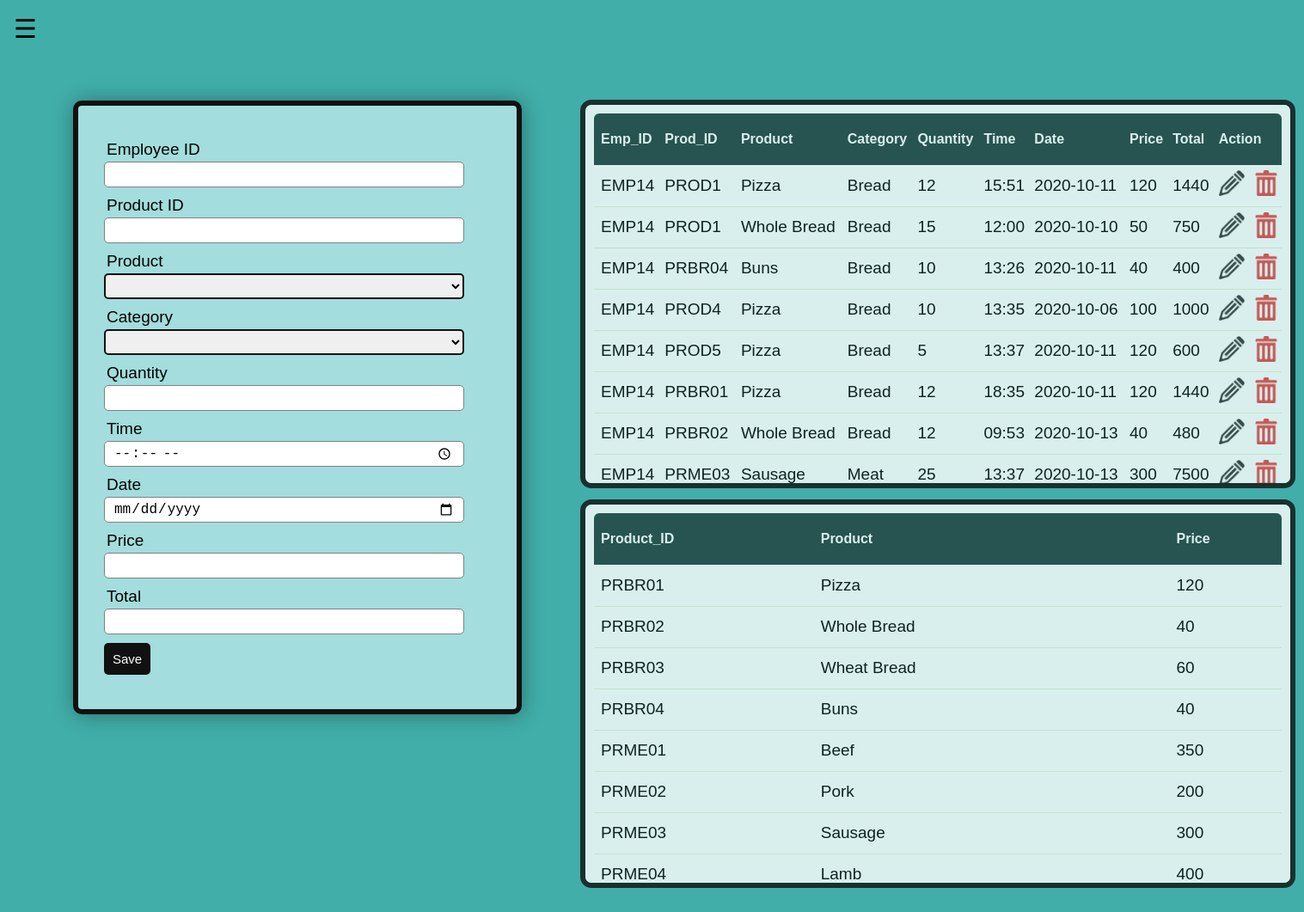
The app's page /Inventory/InventorySup.php with its own data.
### tables this page shows
CREATE TABLE `inventory` (
  `id` int(11) NOT NULL,
  `Emp_ID` varchar(60) NOT NULL,
  `Product_ID` varchar(60) NOT NULL,
  `Product` varchar(60) NOT NULL,
  `Product_Cat` varchar(60) NOT NULL,
  `Quantity` int(50) NOT NULL,
  `Time` varchar(60) NOT NULL,
  `Date` varchar(60) NOT NULL,
  `Price` int(50) NOT NULL,
  `Total` int(50) NOT NULL
);

CREATE TABLE `product` (
  `id` int(11) NOT NULL,
  `Product_ID` varchar(50) NOT NULL,
  `Product` varchar(50) NOT NULL,
  `Price` varchar(50) NOT NULL
);

### Inventory/InventoryServerSup.php (called while the page is built, shortened)
<?php
        $Product_ID = "";
        $Product = "";
        $Product_Cat = "";
        $quantity = "";
        $time = "";
        $date = "";
        $Price = "";
        $Total = "";
        $edit_state = false;
        $db = mysqli_connect('localhost','root', '', 'infosec');
        $results = mysqli_query($db, "SELECT * FROM inventory");
        $Product_List = mysqli_query($db, "SELECT * FROM product");
?>

### Inventory/InventorySup.php (the view, shortened to what this page needs)
<?php include('InventoryServerSup.php');
?>
<!DOCTYPE html>
<html lang="en">
<head>
    <link rel="stylesheet" type="text/css" href="style.css">
    <link rel="stylesheet" type="text/css" href="../SuperAdmin/SupAdmin.css">
</head>
<body oncontextmenu = "return false;">
    <div id="main">
        <span style="font-size:30px;cursor:pointer" onclick="openNav()">&#9776;</span>
    </div>
    <form method="post" action="InventoryServerSup.php" autocomplete="off">
        <div class="input-group">
            <label>Employee ID</label>
            <input type="text" class="border" name="Emp_ID" value="<?php echo $_SESSION['SuperAdminUser']; ?>" required readonly>
        </div>
        <div class="input-group">
            <label>Product ID</label>
            <input type="text" class="border" name="Product_ID" maxlength="35" onKeyPress="return blockSpecialChar(event)" value="<?php echo $Product_ID; ?>" required>
        </div>
        <div class="input-group">
            <label>Product</label>
            <select class="border" name="Product" maxlength="35" onKeyPress="return blockSpecialChar(event)" value="<?php echo $Product; ?>" required>
            <option></option>
            <option>Pizza</option>
            </select>
        </div>
        <div class="input-group">
            <label>Category</label>
            <select class="border" name="Product_Cat" maxlength="35" onKeyPress="return blockSpecialChar(event)" value="<?php echo $Product_Cat; ?>" required>
            <option></option>
            <option>Bread</option>
            </select>
        </div>
        <div class="input-group">
            <label>Quantity</label>
            <input type="number" class="border" name="Quantity" onKeyPress="if(this.value.length==6) return false" value="<?php echo $quantity; ?>" required>
        </div>
        <div class="input-group">
            <label>Time</label>
            <input type="time" class="border" name="Time" value="<?php echo $time; ?>" required>
        </div>
        <div class="input-group">
            <label>Date</label>
            <input type="date" class="border" name="Date" value="<?php echo $date; ?>" required>
        </div>
        <div class="input-group">
            <label>Price</label>
            <input type="number" class="border" name="Price" maxlength="35" onKeyPress="return blockSpecialChar(event)" value="<?php echo $Price; ?>" required>
        </div>
        <div class="input-group">
            <label>Total</label>
            <input type="number" class="border" name="Total" maxlength="35" onKeyPress="return blockSpecialChar(event)" value="<?php echo $Total; ?>" required readonly>
        </div>
        <div class="input-group">
            <?php if ($edit_state == false): ?>
                <button type="submit" name="save" class="btn">Save</button>
            <?php else: ?>
                <button type="submit" name="update" class="btn">Update</button>
            <?php endif ?>
        </div>
    </form>
    <div class="lists">
    <table>
        <thead>
            <tr>
                <th>Emp_ID</th>
                <th>Prod_ID</th>
                <th>Product</th>
                <th>Category</th>
                <th>Quantity</th>
                <th>Time</th>
                <th>Date</th>
                <th>Price</th>
                <th>Total</th>
                <th colspan="2">Action</th>
            </tr>
        </thead>
        <tbody>
            <?php while($row = mysqli_fetch_array($results)){ ?>
                 <tr>
                 <td><?php echo $row['Emp_ID']; ?></td>
                 <td><?php echo $row['Product_ID']; ?></td>
                 <td><?php echo $row['Product']; ?></td>
                 <td><?php echo $row['Product_Cat']; ?></td>
                 <td><?php echo $row['Quantity']; ?></td>
                 <td><?php echo $row['Time']; ?></td>
                 <td><?php echo $row['Date']; ?></td>
                 <td><?php echo $row['Price']; ?></td>
                 <td><?php echo $row['Total']; ?></td>
                 <td>
                     <a class="edit_btn" onclick="return confirm('Are you sure you want to update data?')" href="InventorySup.php?edit=<?php echo $row['id']; ?>"><img src="../Images/ed.png" alt="ed" class="ed"></a>
                 </td>
                 <td>
                    <a class="del_btn" onclick="return confirm('Are you sure you want to delete data?')" href="InventoryServerSup.php?del=<?php echo $row['id']; ?>"><img src="../Images/del.png" alt="ed" class="del"></a>
                 </td>
             </tr>
            <?php } ?>
        </tbody>
    </table>
    </div>
    <div class="Prod-list">
    <table>
        <thead>
            <tr>
                <th>Product_ID</th>
                <th>Product</th>
                <th>Price</th>
            </tr>
        </thead>
        <tbody>
            <?php while($row = mysqli_fetch_array($Product_List)){ ?>
                 <tr>
                 <td><?php echo $row['Product_ID']; ?></td>
                 <td><?php echo $row['Product']; ?></td>
                 <td><?php echo $row['Price']; ?></td>
             </tr>
            <?php } ?>
        </tbody>
    </table>
    </div>
</body>
</html>

### Inventory/style.css (style rules this page uses)
body { margin: 0; padding: 0; background-color: #41aea9; background-repeat: no-repeat; background-size: cover; font-family: 'Arial'; font-size: 19px; }
table { width: 100%; margin: 0% auto; margin-bottom: 20px; border-collapse: collapse; text-align: left; }
th { color: white; }
form { max-width: 450px; background: #a3dddd; padding: 30px; margin: 50px auto; margin-left: 85px; box-shadow: 1px 1px 25px rgba(0, 0, 0, 0.35); border-radius: 10px; border: 6px solid #111111; }
.input-group { margin: 10px 0px 10px 0px; }
.border { box-sizing: border-box; -webkit-box-sizing: border-box; -moz-box-sizing: border-box; padding: 8px; outline: none; border: 1px solid #B0CFE0; -webkit-transition: all 0.30s ease-in-out; -moz-transition: all 0.30s ease-in-out; -ms-transition: all 0.30s ease-in-out; -o-transition: all 0.30s ease-in-out; border: 2px solid #111111; }
.input-group label { display: block; text-align: left; margin: 3px; }
.input-group input, select { height: 30px; width: 93%; padding: 5px 10px; font-size: 16px; border-radius: 5px; border: 1px solid gray; }
.btn { padding: 10px; font-size: 15px; color: white; background: #111111; border: none; border-radius: 5px; }
.lists { margin: -765px 10px 10px 580px; margin-left: 675px; margin-bottom: 0px; padding: 10px; border-radius: 5px; position: absolute; height: 420px; width: 800px; overflow-x: hidden; overflow-y: auto; background-color: white; opacity: 0.8; border-radius: 13px; border: 6px solid #111111; }
table { border-spacing: 1; border-collapse: collapse; background: white; border-radius: 6px; overflow: hidden; max-width: 800px; width: 100%; margin: 0 auto; position: relative; }
table * { position: relative; }
table td, table th { padding-left: 8px; }
table thead tr { height: 60px; background: #213e3b; font-size: 16px; }
table tbody tr { height: 48px; border-bottom: 1px solid #e3f1d5; }
table td, table th { text-align: left; }
.ed, .del { height:30px; width:30px; }
.Prod-list { margin: -300px 10px 10px 580px; margin-left: 675px; margin-bottom: 50px; padding: 10px; border-radius: 5px; position: absolute; height: 420px; width: 800px; overflow-x: hidden; overflow-y: auto; background-color: white; opacity: 0.8; border-radius: 13px; border: 6px solid #111111; }

### SuperAdmin/SupAdmin.css (style rules this page uses)
#main { transition: margin-left .5s; padding: 16px; }

### records on screen
inventory: Emp_ID "EMP14", Product_ID "PROD1", Product "Pizza", Product_Cat "Bread", Quantity "12", Time "15:51", Date "2020-10-11", Price "120", Total "1440"
inventory: Emp_ID "EMP14", Product_ID "PROD1", Product "Whole Bread", Product_Cat "Bread", Quantity "15", Time "12:00", Date "2020-10-10", Price "50", Total "750"
inventory: Emp_ID "EMP14", Product_ID "PRBR04", Product "Buns", Product_Cat "Bread", Quantity "10", Time "13:26", Date "2020-10-11", Price "40", Total "400"
inventory: Emp_ID "EMP14", Product_ID "PROD4", Product "Pizza", Product_Cat "Bread", Quantity "10", Time "13:35", Date "2020-10-06", Price "100", Total "1000"
inventory: Emp_ID "EMP14", Product_ID "PROD5", Product "Pizza", Product_Cat "Bread", Quantity "5", Time "13:37", Date "2020-10-11", Price "120", Total "600"
inventory: Emp_ID "EMP14", Product_ID "PRBR01", Product "Pizza", Product_Cat "Bread", Quantity "12", Time "18:35", Date "2020-10-11", Price "120", Total "1440"
inventory: Emp_ID "EMP14", Product_ID "PRBR02", Product "Whole Bread", Product_Cat "Bread", Quantity "12", Time "09:53", Date "2020-10-13", Price "40", Total "480"
inventory: Emp_ID "EMP14", Product_ID "PRME03", Product "Sausage", Product_Cat "Meat", Quantity "25", Time "13:37", Date "2020-10-13", Price "300", Total "7500"
product: Product_ID "PRBR01", Product "Pizza", Price "120"
product: Product_ID "PRBR02", Product "Whole Bread", Price "40"
product: Product_ID "PRBR03", Product "Wheat Bread", Price "60"
product: Product_ID "PRBR04", Product "Buns", Price "40"
product: Product_ID "PRME01", Product "Beef", Price "350"
product: Product_ID "PRME02", Product "Pork", Price "200"
product: Product_ID "PRME03", Product "Sausage", Price "300"
product: Product_ID "PRME04", Product "Lamb", Price "400"
